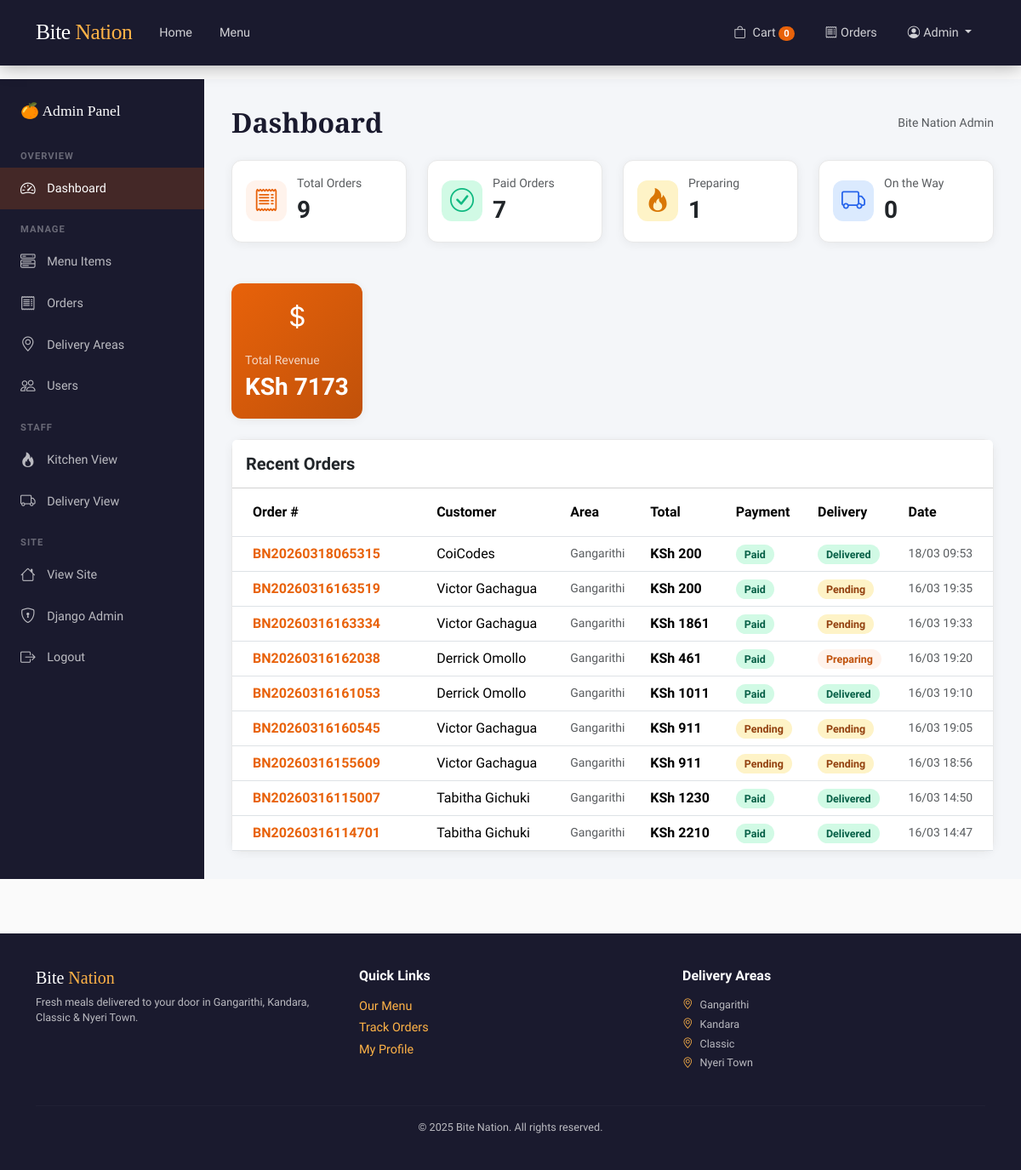
The app's page /admin-panel/ (signed in) with its own data.
### core/models.py (models this page shows, shortened)
class User(AbstractUser):
    ROLE_CHOICES = [
        ('customer', 'Customer'),
        ('kitchen', 'Kitchen Admin'),
        ('delivery', 'Delivery Admin'),
        ('admin', 'Admin'),
    ]
    phone = models.CharField(max_length=20, default='')
    address = models.TextField(default='')
    role = models.CharField(max_length=20, choices=ROLE_CHOICES, default='customer')
    email_verified = models.BooleanField(default=False)
    email_token = models.CharField(max_length=64, default='', blank=True)
    otp_code = models.CharField(max_length=6, default='', blank=True)
    otp_expires = models.DateTimeField(null=True, blank=True)

class Order(models.Model):
    PAYMENT_STATUS = [
        ('pending', 'Pending'),
        ('paid', 'Paid'),
        ('failed', 'Failed'),
    ]
    DELIVERY_STATUS = [
        ('pending', 'Pending'),
        ('preparing', 'Preparing'),
        ('on_the_way', 'On the Way'),
        ('delivered', 'Delivered'),
    ]
    order_number = models.CharField(max_length=50, unique=True)
    user = models.ForeignKey(User, on_delete=models.CASCADE, related_name='orders')
    delivery_area = models.ForeignKey(DeliveryArea, on_delete=models.SET_NULL, null=True, blank=True)
    delivery_address = models.TextField()
    delivery_phone = models.CharField(max_length=20)
    subtotal = models.DecimalField(max_digits=10, decimal_places=2)
    delivery_fee = models.DecimalField(max_digits=8, decimal_places=2, default=100)
    total = models.DecimalField(max_digits=10, decimal_places=2)
    payment_status = models.CharField(max_length=20, choices=PAYMENT_STATUS, default='pending')
    delivery_status = models.CharField(max_length=20, choices=DELIVERY_STATUS, default='pending')
    mpesa_checkout_id = models.CharField(max_length=200, default='', blank=True)
    mpesa_receipt = models.CharField(max_length=100, default='', blank=True)
    notes = models.TextField(default='', blank=True)
    created_at = models.DateTimeField(auto_now_add=True)
    delivered_at = models.DateTimeField(null=True, blank=True)
    class Meta:
        ordering = ['-created_at']

class DeliveryArea(models.Model):
    name = models.CharField(max_length=100, unique=True)
    delivery_fee = models.DecimalField(max_digits=8, decimal_places=2, default=100)
    is_active = models.BooleanField(default=True)
    created_at = models.DateTimeField(auto_now_add=True)
    class Meta:
        ordering = ['name']

### core/views.py (the view)
# urls.py: path('admin-panel/', views.admin_dashboard, name='admin_dashboard'),
@admin_required
def admin_dashboard(request):
    from django.db.models import Sum
    total_orders  = Order.objects.count()
    paid_orders   = Order.objects.filter(payment_status='paid').count()
    preparing     = Order.objects.filter(delivery_status='preparing').count()
    on_way        = Order.objects.filter(delivery_status='on_the_way').count()
    total_revenue = Order.objects.filter(payment_status='paid').aggregate(s=Sum('total'))['s'] or 0
    recent_orders = Order.objects.select_related('user', 'delivery_area').order_by('-created_at')[:10]
    return render(request, 'admin_panel/dashboard.html', {
        'total_orders': total_orders, 'paid_orders': paid_orders,
        'preparing': preparing, 'on_way': on_way,
        'total_revenue': total_revenue, 'recent_orders': recent_orders,
    })

### core/views.py (called while the page is built)
def role_required(*roles):
    def decorator(f):
        @wraps(f)
        def wrapped(request, *args, **kwargs):
            if not request.user.is_authenticated:
                messages.warning(request, 'Please log in to continue.')
                return redirect('login')
            if request.user.is_superuser or request.user.role in roles:
                return f(request, *args, **kwargs)
            messages.error(request, 'Access denied.')
            return redirect('index')
        return wrapped
    return decorator

### core/templates/admin_panel/dashboard.html (shortened to what this page needs)
{% extends "admin_panel/base.html" %}
{% block dash_active %}active{% endblock %}
{% block admin_content %}
<div class="d-flex justify-content-between align-items-center mb-4">
  <h2 class="fw-bold mb-0" style="font-family:'Libre Baskerville',serif;">Dashboard</h2>
  <span class="text-muted small">Bite Nation Admin</span>
</div>
<div class="row g-4 mb-5">
  <div class="col-md-3">
    <div class="card p-3">
      <div class="d-flex align-items-center">
        <div style="width:48px;height:48px;border-radius:12px;background:#fff3ec;display:flex;align-items:center;justify-content:center;margin-right:12px;">
          <i class="bi bi-receipt fs-3" style="color:var(--primary);"></i>
        </div>
        <div><div class="text-muted small">Total Orders</div><div class="fw-bold fs-3">{{ total_orders }}</div></div>
      </div>
    </div>
  </div>
  <div class="col-md-3">
    <div class="card p-3">
      <div class="d-flex align-items-center">
        <div style="width:48px;height:48px;border-radius:12px;background:#d1fae5;display:flex;align-items:center;justify-content:center;margin-right:12px;">
          <i class="bi bi-check-circle fs-3" style="color:#10b981;"></i>
        </div>
        <div><div class="text-muted small">Paid Orders</div><div class="fw-bold fs-3">{{ paid_orders }}</div></div>
      </div>
    </div>
  </div>
  <div class="col-md-3">
    <div class="card p-3">
      <div class="d-flex align-items-center">
        <div style="width:48px;height:48px;border-radius:12px;background:#fef3c7;display:flex;align-items:center;justify-content:center;margin-right:12px;">
          <i class="bi bi-fire fs-3" style="color:#d97706;"></i>
        </div>
        <div><div class="text-muted small">Preparing</div><div class="fw-bold fs-3">{{ preparing }}</div></div>
      </div>
    </div>
  </div>
  <div class="col-md-3">
    <div class="card p-3">
      <div class="d-flex align-items-center">
        <div style="width:48px;height:48px;border-radius:12px;background:#dbeafe;display:flex;align-items:center;justify-content:center;margin-right:12px;">
          <i class="bi bi-truck fs-3" style="color:#2563eb;"></i>
        </div>
        <div><div class="text-muted small">On the Way</div><div class="fw-bold fs-3">{{ on_way }}</div></div>
      </div>
    </div>
  </div>
</div>
<div class="card mb-4 p-3 d-inline-flex align-items-center gap-3" style="background:linear-gradient(135deg,var(--primary),var(--primary-dark));border:none;">
  <i class="bi bi-currency-dollar text-white fs-2"></i>
  <div>
    <div class="text-white opacity-75 small">Total Revenue</div>
    <div class="text-white fw-bold fs-3">KSh {{ total_revenue|floatformat:0 }}</div>
  </div>
</div>
<div class="card">
  <div class="card-header bg-white py-3">
    <h5 class="fw-bold mb-0">Recent Orders</h5>
  </div>
  <div class="table-responsive">
    <table class="table table-hover align-middle mb-0">
      <thead style="background:#f8f9fa;">
        <tr>
          <th class="px-4 py-3">Order #</th>
          <th class="py-3">Customer</th>
          <th class="py-3">Area</th>
          <th class="py-3">Total</th>
          <th class="py-3">Payment</th>
          <th class="py-3">Delivery</th>
          <th class="py-3">Date</th>
        </tr>
      </thead>
      <tbody>
        {% for order in recent_orders %}
        <tr>
          <td class="px-4 fw-bold" style="color:var(--primary);">{{ order.order_number }}</td>
          <td>{{ order.user.first_name|default:order.user.username }}</td>
          <td class="small text-muted">{{ order.delivery_area.name|default:"—" }}</td>
          <td class="fw-bold">KSh {{ order.total|floatformat:0 }}</td>
          <td><span class="badge-{{ order.payment_status }}">{{ order.get_payment_status_display }}</span></td>
          <td><span class="badge-{{ order.delivery_status }}">{{ order.get_delivery_status_display }}</span></td>
          <td class="text-muted small">{{ order.created_at|date:"d/m H:i" }}</td>
        </tr>
        {% endfor %}
      </tbody>
    </table>
  </div>
</div>
{% endblock %}

### core/templates/core/base.html (shortened to what this page needs)
<!DOCTYPE html>
<html lang="en">
<head>
  <link href="https://cdn.jsdelivr.net/npm/bootstrap@5.3.2/dist/css/bootstrap.min.css" rel="stylesheet">
  <link href="https://cdn.jsdelivr.net/npm/bootstrap-icons@1.11.3/font/bootstrap-icons.css" rel="stylesheet">
</head>
<body>
<nav class="navbar navbar-expand-lg">
  <div class="container">
    <a class="navbar-brand" href="{% url 'index' %}">Bite <span>Nation</span></a>
    <div class="collapse navbar-collapse" id="navMain">
      <ul class="navbar-nav me-auto">
        <li class="nav-item"><a class="nav-link" href="{% url 'index' %}">Home</a></li>
        <li class="nav-item"><a class="nav-link" href="{% url 'menu' %}">Menu</a></li>
      </ul>
      <ul class="navbar-nav ms-auto align-items-center gap-1">
        {% if user.is_authenticated %}
          <li class="nav-item">
            <a class="nav-link position-relative" href="{% url 'cart' %}">
              <i class="bi bi-bag me-1"></i> Cart
              <span class="cart-badge" id="nav-cart-count">0</span>
            </a>
          </li>
          <li class="nav-item"><a class="nav-link" href="{% url 'my_orders' %}"><i class="bi bi-receipt me-1"></i>Orders</a></li>
          <li class="nav-item dropdown">
            <a class="nav-link dropdown-toggle" href="#" data-bs-toggle="dropdown">
              <i class="bi bi-person-circle me-1"></i>{{ user.first_name|default:user.username }}
            </a>
          </li>
        {% else %}
          <li class="nav-item"><a class="nav-link" href="{% url 'login' %}">Login</a></li>
          <li class="nav-item">
            <a class="btn btn-primary btn-sm px-3 ms-2" href="{% url 'register' %}">Sign Up</a>
          </li>
        {% endif %}
      </ul>
    </div>
  </div>
</nav>
{% block content %}{% endblock %}
<footer>
  <div class="container">
    <div class="row g-4">
      <div class="col-md-4">
        <h5 style="font-family:'Libre Baskerville',serif; color:white;">Bite <span style="color:var(--accent);">Nation</span></h5>
        <p class="mt-2 small">Fresh meals delivered to your door in Gangarithi, Kandara, Classic &amp; Nyeri Town.</p>
      </div>
      <div class="col-md-4">
        <h6 class="text-white fw-bold mb-3">Quick Links</h6>
        <div class="d-flex flex-column gap-1">
          <a href="{% url 'menu' %}">Our Menu</a>
          <a href="{% url 'my_orders' %}">Track Orders</a>
          <a href="{% url 'profile' %}">My Profile</a>
        </div>
      </div>
      <div class="col-md-4">
        <h6 class="text-white fw-bold mb-3">Delivery Areas</h6>
        <p class="small mb-1"><i class="bi bi-geo-alt me-2" style="color:var(--accent);"></i>Gangarithi</p>
        <p class="small mb-1"><i class="bi bi-geo-alt me-2" style="color:var(--accent);"></i>Kandara</p>
        <p class="small mb-1"><i class="bi bi-geo-alt me-2" style="color:var(--accent);"></i>Classic</p>
        <p class="small"><i class="bi bi-geo-alt me-2" style="color:var(--accent);"></i>Nyeri Town</p>
      </div>
    </div>
    <hr class="mt-4" style="border-color: rgba(255,255,255,0.1);">
    <p class="text-center mb-0 small">&copy; 2025 Bite Nation. All rights reserved.</p>
  </div>
</footer>
</body>
</html>

### records on screen
User: first_name "Admin"
Order: order_number "BN20260318065315", user.first_name "CoiCodes", delivery_area.name "Gangarithi", total "200", payment_status "Paid", delivery_status "Delivered", created_at "18/03 09:53"
Order: order_number "BN20260316163519", user.first_name "Victor Gachagua", delivery_area.name "Gangarithi", total "200", payment_status "Paid", delivery_status "Pending", created_at "16/03 19:35"
Order: order_number "BN20260316163334", user.first_name "Victor Gachagua", delivery_area.name "Gangarithi", total "1861", payment_status "Paid", delivery_status "Pending", created_at "16/03 19:33"
Order: order_number "BN20260316162038", user.first_name "Derrick Omollo", delivery_area.name "Gangarithi", total "461", payment_status "Paid", delivery_status "Preparing", created_at "16/03 19:20"
Order: order_number "BN20260316161053", user.first_name "Derrick Omollo", delivery_area.name "Gangarithi", total "1011", payment_status "Paid", delivery_status "Delivered", created_at "16/03 19:10"
Order: order_number "BN20260316160545", user.first_name "Victor Gachagua", delivery_area.name "Gangarithi", total "911", payment_status "Pending", delivery_status "Pending", created_at "16/03 19:05"
Order: order_number "BN20260316155609", user.first_name "Victor Gachagua", delivery_area.name "Gangarithi", total "911", payment_status "Pending", delivery_status "Pending", created_at "16/03 18:56"
Order: order_number "BN20260316115007", user.first_name "Tabitha Gichuki", delivery_area.name "Gangarithi", total "1230", payment_status "Paid", delivery_status "Delivered", created_at "16/03 14:50"
Order: order_number "BN20260316114701", user.first_name "Tabitha Gichuki", delivery_area.name "Gangarithi", total "2210", payment_status "Paid", delivery_status "Delivered", created_at "16/03 14:47"

### other values on screen
{{ total_orders }} "9"
{{ paid_orders }} "7"
{{ preparing }} "1"
{{ on_way }} "0"
{{ total_revenue|floatformat:0 }} "7173"
